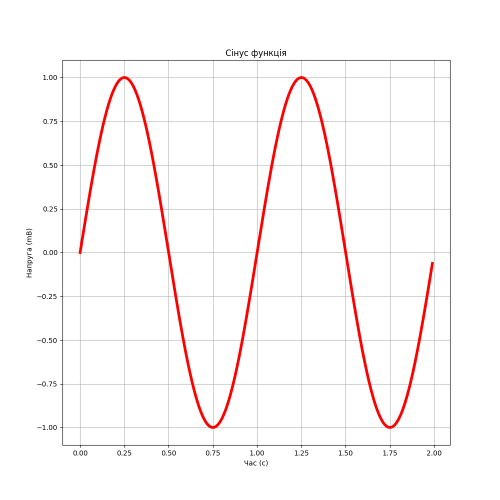
#> input picture test.png, 1000 x 1000 px, given in place of Lab3_half100.png, which was not available (shown at 1/2 size)
$ jupyter execute laba3.ipynb   (text cells are left out)
#> lines starting #> are read from the running program, lines starting #| are printed output that depends on the picture; after the words box and inside, x2 and y2 are one past the last pixel; in counts of white or black regions, pixels touching at a corner belong together; pictures that were not available may be replaced by others from this repository, and a replacement may not be noted
[cell 1]
import cv2
import matplotlib.pyplot as plt
import numpy as np

[cell 2]
img_half = cv2.imread("IN\Lab3_half100.png", cv2.IMREAD_GRAYSCALE)
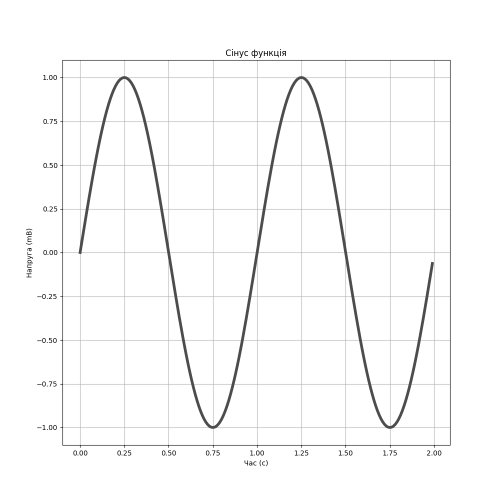
#> img_half: shape (1000, 1000) (shown at 1/2 size); min 0, max 255, mean 249.4
img_chess = cv2.imread("IN\Lab3_chess100.png", cv2.IMREAD_GRAYSCALE)
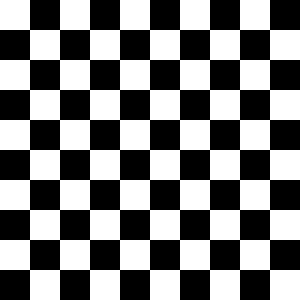
#> input picture laba3/IN/Lab3_chess100.png, 100 x 100 px, found by its file name (shown 3 times larger)
#> img_chess: shape (100, 100); values 100 (black) and 200 (white), 50% white; 1 white region, box (x1, y1, x2, y2) and area: (0, 0, 100, 100) 5000


plt.figure(figsize=(7, 3))
plt.subplot(121), plt.imshow(img_half, cmap = 'gray'), plt.xticks([]), plt.yticks([]), plt.title('half')
plt.subplot(122), plt.imshow(img_chess, cmap = 'gray'), plt.xticks([]), plt.yticks([]), plt.title('chess')

plt.show();
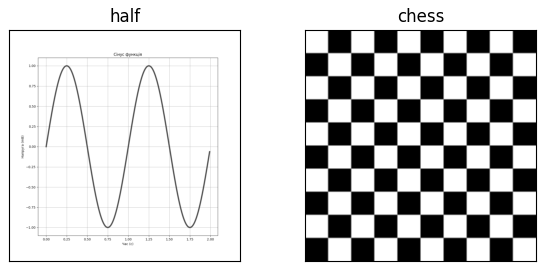
#> figure drawn by matplotlib, 2 panels

[cell 3]
hist_half = cv2.calcHist([img_half], [0], None, [256], [0, 256])
#> hist_half = 256 values, max 927009 at index 255, min 2 at index 40, mean 3906.2
hist_chess = cv2.calcHist([img_chess], [0], None, [256], [0, 256])
#> hist_chess = 256 values, max 5000 at index 100, min 0 at index 0, mean 39.06

[cell 4]
plt.figure(figsize=(7, 3))
plt.subplot(121), plt.imshow(img_half, cmap = 'gray'), plt.xticks([]), plt.yticks([]), plt.title('half')
plt.subplot(122), plt.plot(hist_half), plt.xticks([]), plt.yticks([]), plt.title('half - gistogram')

plt.figure(figsize=(7, 3))
plt.subplot(121), plt.imshow(img_chess, cmap = 'gray'), plt.xticks([]), plt.yticks([]), plt.title('chess')
plt.subplot(122), plt.plot(hist_chess), plt.xticks([]), plt.yticks([]), plt.title('chess - gistogram')

plt.show()
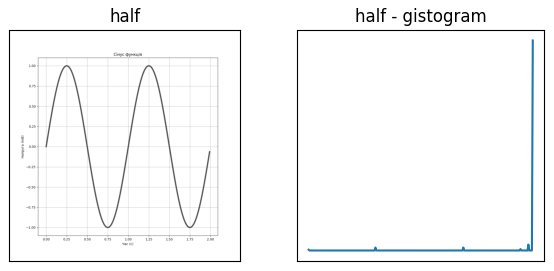
#> figure drawn by matplotlib, 2 panels
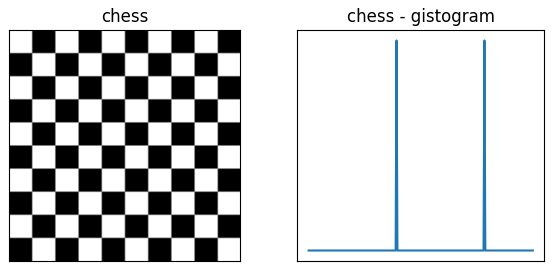
#> figure drawn by matplotlib, 2 panels

[cell 5]
half_blur3 = cv2.GaussianBlur(img_half,(3,3),0)
half_blur5 = cv2.GaussianBlur(img_half,(5,5),0)
half_blur9 = cv2.GaussianBlur(img_half,(9,9),0)
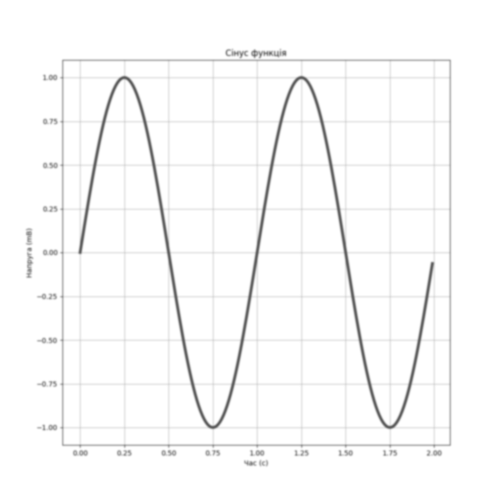
#> half_blur9: shape (1000, 1000) (shown at 1/2 size); min 91, max 255, mean 249.4
half_blur15 = cv2.GaussianBlur(img_half,(15,15),0)

chess_blur3 = cv2.GaussianBlur(img_chess,(3,3),0)
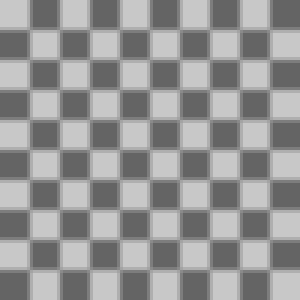
#> chess_blur3: shape (100, 100) (shown 3 times larger); min 100, max 200, mean 150
chess_blur5 = cv2.GaussianBlur(img_chess,(5,5),0)
chess_blur9 = cv2.GaussianBlur(img_chess,(9,9),0)
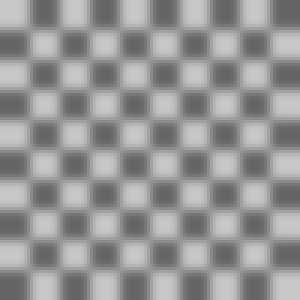
#> chess_blur9: shape (100, 100) (shown 3 times larger); min 100, max 200, mean 150
chess_blur15 = cv2.GaussianBlur(img_chess,(15,15),0)

[cell 6]
half_hist = cv2.calcHist([img_half], [0], None, [256], [0, 256])
#> half_hist has the same summary as hist_half
half_blur3_hist = cv2.calcHist([half_blur3], [0], None, [256], [0, 256])
#> half_blur3_hist = 256 values, max 885461 at index 255, min 0 at index 0, mean 3906.2
half_blur5_hist = cv2.calcHist([half_blur5], [0], None, [256], [0, 256])
#> half_blur5_hist = 256 values, max 871326 at index 255, min 0 at index 0, mean 3906.2
half_blur9_hist = cv2.calcHist([half_blur9], [0], None, [256], [0, 256])
#> half_blur9_hist = 256 values, max 804285 at index 255, min 0 at index 0, mean 3906.2
half_blur15_hist = cv2.calcHist([half_blur15], [0], None, [256], [0, 256])
#> half_blur15_hist = 256 values, max 727721 at index 255, min 0 at index 0, mean 3906.2

chess_hist = cv2.calcHist([img_chess], [0], None, [256], [0, 256])
#> chess_hist has the same summary as hist_chess
chess_blur3_hist = cv2.calcHist([chess_blur3], [0], None, [256], [0, 256])
#> chess_blur3_hist = 256 values, max 3362 at index 100, min 0 at index 0, mean 39.06
chess_blur5_hist = cv2.calcHist([chess_blur5], [0], None, [256], [0, 256])
#> chess_blur5_hist = 256 values, max 2048 at index 100, min 0 at index 0, mean 39.06
chess_blur9_hist = cv2.calcHist([chess_blur9], [0], None, [256], [0, 256])
#> chess_blur9_hist = 256 values, max 504 at index 102, min 0 at index 0, mean 39.06
chess_blur15_hist = cv2.calcHist([chess_blur15], [0], None, [256], [0, 256])
#> chess_blur15_hist = 256 values, max 324 at index 122, min 0 at index 0, mean 39.06

[cell 7]
plt.figure(figsize=(10,20))
plt.subplot(521), plt.imshow(img_half, cmap='gray'), plt.title('Original'),plt.xticks([]), plt.yticks([])
plt.subplot(523), plt.imshow(half_blur3, cmap='gray'),  plt.title('Gaussian Blur 3x3'),   plt.xticks([]), plt.yticks([])
plt.subplot(525), plt.imshow(half_blur5, cmap='gray'),  plt.title('Gaussian Blur 5x5'),   plt.xticks([]), plt.yticks([])
plt.subplot(527), plt.imshow(half_blur9, cmap='gray'),  plt.title('Gaussian Blur 9x9'),   plt.xticks([]), plt.yticks([])
plt.subplot(529), plt.imshow(half_blur15, cmap='gray'), plt.title('Gaussian Blur 15x15'), plt.xticks([]), plt.yticks([])
plt.subplot(522), plt.plot(half_hist),           plt.xlim([0, 255]), plt.grid(), plt.title('Original')
plt.subplot(524), plt.plot(half_blur3_hist),     plt.xlim([0, 255]), plt.grid(), plt.title('Blur 3x3')
plt.subplot(526), plt.plot(half_blur5_hist),     plt.xlim([0, 255]), plt.grid(), plt.title('Blur 5x5')
plt.subplot(528), plt.plot(half_blur9_hist),     plt.xlim([0, 255]), plt.grid(), plt.title('Blur 9x9')
plt.subplot(5,2,10), plt.plot(half_blur15_hist), plt.xlim([0, 255]), plt.grid(), plt.title('Blur 15x15')

plt.show()
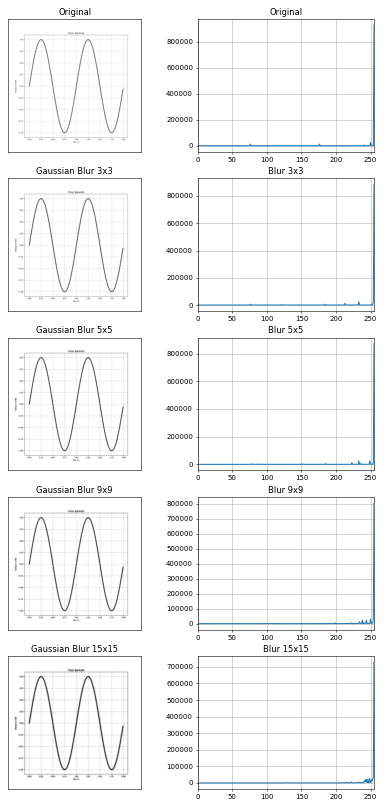
#> figure drawn by matplotlib, 10 panels; panel 6: curve peaks at x = 255, y = 927009; panel 7: curve peaks at x = 255, y = 885461; panel 8: curve peaks at x = 255, y = 871326; panel 9: curve peaks at x = 255, y = 804285

[cell 8]
plt.figure(figsize=(10,20))
plt.subplot(521), plt.imshow(img_chess, cmap='gray'), plt.title('Original'),plt.xticks([]), plt.yticks([])
plt.subplot(523), plt.imshow(chess_blur3, cmap='gray'),  plt.title('Gaussian Blur 3x3'),   plt.xticks([]), plt.yticks([])
plt.subplot(525), plt.imshow(chess_blur5, cmap='gray'),  plt.title('Gaussian Blur 5x5'),   plt.xticks([]), plt.yticks([])
plt.subplot(527), plt.imshow(chess_blur9, cmap='gray'),  plt.title('Gaussian Blur 9x9'),   plt.xticks([]), plt.yticks([])
plt.subplot(529), plt.imshow(chess_blur15, cmap='gray'), plt.title('Gaussian Blur 15x15'), plt.xticks([]), plt.yticks([])
plt.subplot(522), plt.plot(chess_hist),           plt.xlim([0, 255]), plt.grid(), plt.title('Original')
plt.subplot(524), plt.plot(chess_blur3_hist),     plt.xlim([0, 255]), plt.grid(), plt.title('Blur 3x3')
plt.subplot(526), plt.plot(chess_blur5_hist),     plt.xlim([0, 255]), plt.grid(), plt.title('Blur 5x5')
plt.subplot(528), plt.plot(chess_blur9_hist),     plt.xlim([0, 255]), plt.grid(), plt.title('Blur 9x9')
plt.subplot(5,2,10), plt.plot(chess_blur15_hist), plt.xlim([0, 255]), plt.grid(), plt.title('Blur 15x15')

plt.show()
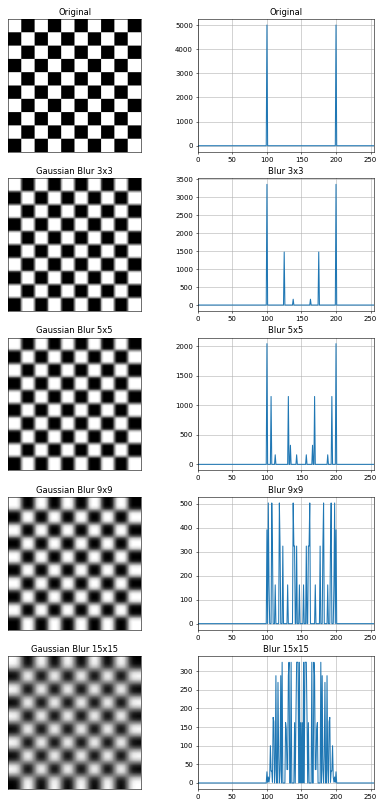
#> figure drawn by matplotlib, 10 panels; panel 6: curve peaks at x = 100, y = 5000; panel 7: curve peaks at x = 100, y = 3362; panel 8: curve peaks at x = 100, y = 2048; panel 9: curve peaks at x = 102, y = 504
